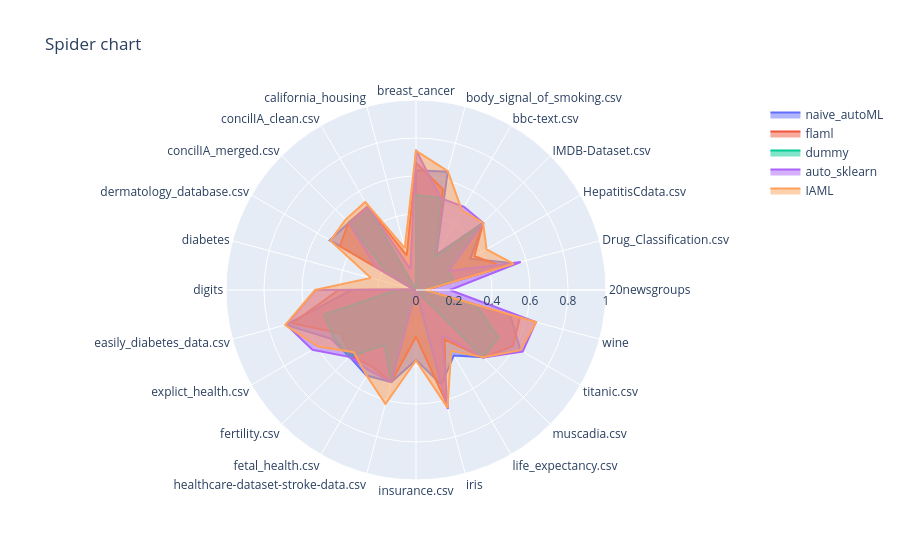

The notebook cell this image was saved under:
### Code cell
global_spider = bench.groupby(['package', 'dataset']).mean(numeric_only=True).reset_index()
show_spider(global_spider)

### Figure 1 — Plotly figure (JSON) as saved in the notebook; plotly's stock layout.template omitted (floating-point values rounded to 4 significant figures)
{"data": [{"fill": "toself", "name": "naive_autoML", "r": [0.05, 0.5412, 0.3301, 0.5027, 0.2153, 0.6446, 0.63, -0.01942, 0.5082, 0.5, 0.5242, 0.01136, 0.3395, 0.7089, 0.5148, 0.4955, 0.5202, 0.5014, 0.3679, 0.5152, 0.3977, 0.5, 0.6354, 0.5138, 0.05, 0.5412, 0.3301, 0.5027, 0.2153, 0.6446, 0.63, -0.01942, 0.5082, 0.5, 0.5242, 0.01136, 0.3395, 0.7089, 0.5148, 0.4955, 0.5202, 0.5014, 0.3679, 0.5152, 0.3977, 0.5, 0.6354, 0.5138, 0.05, 0.5412, 0.3301, 0.5027, 0.2153, 0.6446, 0.63, -0.01942, 0.5082, 0.5, 0.5242, 0.01136, 0.3395, 0.7089, 0.5148, 0.4955, 0.5202, 0.5014, 0.3679, 0.5152, 0.3977, 0.5, 0.6354, 0.5138, 0.05, 0.5412, 0.3301, 0.5027, 0.2153, 0.6446, 0.63, -0.01942, 0.5082, 0.5, 0.5242, 0.01136, 0.3395, 0.7089, 0.5148, 0.4955, 0.5202, 0.5014, 0.3679, 0.5152, 0.3977, 0.5, 0.6354, 0.5138, 0.05, 0.5412, 0.3301, 0.5027, 0.2153, 0.6446, 0.63, -0.01942, 0.5082, 0.5, 0.5242, 0.01136, 0.3395, 0.7089, 0.5148, 0.4955, 0.5202, 0.5014, 0.3679, 0.5152, 0.3977, 0.5, 0.6354, 0.5138], "theta": ["20newsgroups", "Drug_Classification.csv", "HepatitisCdata.csv", "IMDB-Dataset.csv", "bbc-text.csv", "body_signal_of_smoking.csv", "breast_cancer", "california_housing", "concilIA_clean.csv", "concilIA_merged.csv", "dermatology_database.csv", "diabetes", "digits", "easily_diabetes_data.csv", "explict_health.csv", "fertility.csv", "fetal_health.csv", "healthcare-dataset-stroke-data.csv", "insurance.csv", "iris", "life_expectancy.csv", "muscadia.csv", "titanic.csv", "wine", "20newsgroups", "Drug_Classification.csv", "HepatitisCdata.csv", "IMDB-Dataset.csv", "bbc-text.csv", "body_signal_of_smoking.csv", "breast_cancer", "california_housing", "concilIA_clean.csv", "concilIA_merged.csv", "dermatology_database.csv", "diabetes", "digits", "easily_diabetes_data.csv", "explict_health.csv", "fertility.csv", "fetal_health.csv", "healthcare-dataset-stroke-data.csv", "insurance.csv", "iris", "life_expectancy.csv", "muscadia.csv", "titanic.csv", "wine", "20newsgroups", "Drug_Classification.csv", "HepatitisCdata.csv", "IMDB-Dataset.csv", "bbc-text.csv", "body_signal_of_smoking.csv", "breast_cancer", "california_housing", "concilIA_clean.csv", "concilIA_merged.csv", "dermatology_database.csv", "diabetes", "digits", "easily_diabetes_data.csv", "explict_health.csv", "fertility.csv", "fetal_health.csv", "healthcare-dataset-stroke-data.csv", "insurance.csv", "iris", "life_expectancy.csv", "muscadia.csv", "titanic.csv", "wine", "20newsgroups", "Drug_Classification.csv", "HepatitisCdata.csv", "IMDB-Dataset.csv", "bbc-text.csv", "body_signal_of_smoking.csv", "breast_cancer", "california_housing", "concilIA_clean.csv", "concilIA_merged.csv", "dermatology_database.csv", "diabetes", "digits", "easily_diabetes_data.csv", "explict_health.csv", "fertility.csv", "fetal_health.csv", "healthcare-dataset-stroke-data.csv", "insurance.csv", "iris", "life_expectancy.csv", "muscadia.csv", "titanic.csv", "wine", "20newsgroups", "Drug_Classification.csv", "HepatitisCdata.csv", "IMDB-Dataset.csv", "bbc-text.csv", "body_signal_of_smoking.csv", "breast_cancer", "california_housing", "concilIA_clean.csv", "concilIA_merged.csv", "dermatology_database.csv", "diabetes", "digits", "easily_diabetes_data.csv", "explict_health.csv", "fertility.csv", "fetal_health.csv", "healthcare-dataset-stroke-data.csv", "insurance.csv", "iris", "life_expectancy.csv", "muscadia.csv", "titanic.csv", "wine"], "type": "scatterpolar"}, {"fill": "toself", "name": "flaml", "r": [0.05, 0.4766, 0.3547, 0.5, 0.1971, 0.549, 0.6696, 0.1891, 0.5061, 0.5024, 0.463, 0.008775, 0.4072, 0.676, 0.4572, 0.4879, 0.4661, 0.5, 0.2457, 0.6104, 0.3019, 0.5038, 0.5889, 0.5659, 0.05, 0.4766, 0.3547, 0.5, 0.1971, 0.549, 0.6696, 0.1891, 0.5061, 0.5024, 0.463, 0.008775, 0.4072, 0.676, 0.4572, 0.4879, 0.4661, 0.5, 0.2457, 0.6104, 0.3019, 0.5038, 0.5889, 0.5659, 0.05, 0.4766, 0.3547, 0.5, 0.1971, 0.549, 0.6696, 0.1891, 0.5061, 0.5024, 0.463, 0.008775, 0.4072, 0.676, 0.4572, 0.4879, 0.4661, 0.5, 0.2457, 0.6104, 0.3019, 0.5038, 0.5889, 0.5659, 0.05, 0.4766, 0.3547, 0.5, 0.1971, 0.549, 0.6696, 0.1891, 0.5061, 0.5024, 0.463, 0.008775, 0.4072, 0.676, 0.4572, 0.4879, 0.4661, 0.5, 0.2457, 0.6104, 0.3019, 0.5038, 0.5889, 0.5659, 0.05, 0.4766, 0.3547, 0.5, 0.1971, 0.549, 0.6696, 0.1891, 0.5061, 0.5024, 0.463, 0.008775, 0.4072, 0.676, 0.4572, 0.4879, 0.4661, 0.5, 0.2457, 0.6104, 0.3019, 0.5038, 0.5889, 0.5659], "theta": ["20newsgroups", "Drug_Classification.csv", "HepatitisCdata.csv", "IMDB-Dataset.csv", "bbc-text.csv", "body_signal_of_smoking.csv", "breast_cancer", "california_housing", "concilIA_clean.csv", "concilIA_merged.csv", "dermatology_database.csv", "diabetes", "digits", "easily_diabetes_data.csv", "explict_health.csv", "fertility.csv", "fetal_health.csv", "healthcare-dataset-stroke-data.csv", "insurance.csv", "iris", "life_expectancy.csv", "muscadia.csv", "titanic.csv", "wine", "20newsgroups", "Drug_Classification.csv", "HepatitisCdata.csv", "IMDB-Dataset.csv", "bbc-text.csv", "body_signal_of_smoking.csv", "breast_cancer", "california_housing", "concilIA_clean.csv", "concilIA_merged.csv", "dermatology_database.csv", "diabetes", "digits", "easily_diabetes_data.csv", "explict_health.csv", "fertility.csv", "fetal_health.csv", "healthcare-dataset-stroke-data.csv", "insurance.csv", "iris", "life_expectancy.csv", "muscadia.csv", "titanic.csv", "wine", "20newsgroups", "Drug_Classification.csv", "HepatitisCdata.csv", "IMDB-Dataset.csv", "bbc-text.csv", "body_signal_of_smoking.csv", "breast_cancer", "california_housing", "concilIA_clean.csv", "concilIA_merged.csv", "dermatology_database.csv", "diabetes", "digits", "easily_diabetes_data.csv", "explict_health.csv", "fertility.csv", "fetal_health.csv", "healthcare-dataset-stroke-data.csv", "insurance.csv", "iris", "life_expectancy.csv", "muscadia.csv", "titanic.csv", "wine", "20newsgroups", "Drug_Classification.csv", "HepatitisCdata.csv", "IMDB-Dataset.csv", "bbc-text.csv", "body_signal_of_smoking.csv", "breast_cancer", "california_housing", "concilIA_clean.csv", "concilIA_merged.csv", "dermatology_database.csv", "diabetes", "digits", "easily_diabetes_data.csv", "explict_health.csv", "fertility.csv", "fetal_health.csv", "healthcare-dataset-stroke-data.csv", "insurance.csv", "iris", "life_expectancy.csv", "muscadia.csv", "titanic.csv", "wine", "20newsgroups", "Drug_Classification.csv", "HepatitisCdata.csv", "IMDB-Dataset.csv", "bbc-text.csv", "body_signal_of_smoking.csv", "breast_cancer", "california_housing", "concilIA_clean.csv", "concilIA_merged.csv", "dermatology_database.csv", "diabetes", "digits", "easily_diabetes_data.csv", "explict_health.csv", "fertility.csv", "fetal_health.csv", "healthcare-dataset-stroke-data.csv", "insurance.csv", "iris", "life_expectancy.csv", "muscadia.csv", "titanic.csv", "wine"], "type": "scatterpolar"}, {"fill": "toself", "name": "dummy", "r": [0.05, 0.2, 0.2, 0.5, 0.2, 0.5, 0.5, -0.08917, 0.5, 0.5, 0.1667, 0.01136, 0.1, 0.5, 0.5, 0.5, 0.3333, 0.5, -0.0007527, 0.3333, -0.01181, 0.5, 0.5, 0.3333, 0.05, 0.2, 0.2, 0.5, 0.2, 0.5, 0.5, -0.08917, 0.5, 0.5, 0.1667, 0.01136, 0.1, 0.5, 0.5, 0.5, 0.3333, 0.5, -0.0007527, 0.3333, -0.01181, 0.5, 0.5, 0.3333, 0.05, 0.2, 0.2, 0.5, 0.2, 0.5, 0.5, -0.08917, 0.5, 0.5, 0.1667, 0.01136, 0.1, 0.5, 0.5, 0.5, 0.3333, 0.5, -0.0007527, 0.3333, -0.01181, 0.5, 0.5, 0.3333, 0.05, 0.2, 0.2, 0.5, 0.2, 0.5, 0.5, -0.08917, 0.5, 0.5, 0.1667, 0.01136, 0.1, 0.5, 0.5, 0.5, 0.3333, 0.5, -0.0007527, 0.3333, -0.01181, 0.5, 0.5, 0.3333, 0.05, 0.2, 0.2, 0.5, 0.2, 0.5, 0.5, -0.08917, 0.5, 0.5, 0.1667, 0.01136, 0.1, 0.5, 0.5, 0.5, 0.3333, 0.5, -0.0007527, 0.3333, -0.01181, 0.5, 0.5, 0.3333], "theta": ["20newsgroups", "Drug_Classification.csv", "HepatitisCdata.csv", "IMDB-Dataset.csv", "bbc-text.csv", "body_signal_of_smoking.csv", "breast_cancer", "california_housing", "concilIA_clean.csv", "concilIA_merged.csv", "dermatology_database.csv", "diabetes", "digits", "easily_diabetes_data.csv", "explict_health.csv", "fertility.csv", "fetal_health.csv", "healthcare-dataset-stroke-data.csv", "insurance.csv", "iris", "life_expectancy.csv", "muscadia.csv", "titanic.csv", "wine", "20newsgroups", "Drug_Classification.csv", "HepatitisCdata.csv", "IMDB-Dataset.csv", "bbc-text.csv", "body_signal_of_smoking.csv", "breast_cancer", "california_housing", "concilIA_clean.csv", "concilIA_merged.csv", "dermatology_database.csv", "diabetes", "digits", "easily_diabetes_data.csv", "explict_health.csv", "fertility.csv", "fetal_health.csv", "healthcare-dataset-stroke-data.csv", "insurance.csv", "iris", "life_expectancy.csv", "muscadia.csv", "titanic.csv", "wine", "20newsgroups", "Drug_Classification.csv", "HepatitisCdata.csv", "IMDB-Dataset.csv", "bbc-text.csv", "body_signal_of_smoking.csv", "breast_cancer", "california_housing", "concilIA_clean.csv", "concilIA_merged.csv", "dermatology_database.csv", "diabetes", "digits", "easily_diabetes_data.csv", "explict_health.csv", "fertility.csv", "fetal_health.csv", "healthcare-dataset-stroke-data.csv", "insurance.csv", "iris", "life_expectancy.csv", "muscadia.csv", "titanic.csv", "wine", "20newsgroups", "Drug_Classification.csv", "HepatitisCdata.csv", "IMDB-Dataset.csv", "bbc-text.csv", "body_signal_of_smoking.csv", "breast_cancer", "california_housing", "concilIA_clean.csv", "concilIA_merged.csv", "dermatology_database.csv", "diabetes", "digits", "easily_diabetes_data.csv", "explict_health.csv", "fertility.csv", "fetal_health.csv", "healthcare-dataset-stroke-data.csv", "insurance.csv", "iris", "life_expectancy.csv", "muscadia.csv", "titanic.csv", "wine", "20newsgroups", "Drug_Classification.csv", "HepatitisCdata.csv", "IMDB-Dataset.csv", "bbc-text.csv", "body_signal_of_smoking.csv", "breast_cancer", "california_housing", "concilIA_clean.csv", "concilIA_merged.csv", "dermatology_database.csv", "diabetes", "digits", "easily_diabetes_data.csv", "explict_health.csv", "fertility.csv", "fetal_health.csv", "healthcare-dataset-stroke-data.csv", "insurance.csv", "iris", "life_expectancy.csv", "muscadia.csv", "titanic.csv", "wine"], "type": "scatterpolar"}, {"fill": "toself", "name": "auto_sklearn", "r": [0.1782, 0.5703, 0.2, 0.5, 0.5055, 0.5, 0.7368, 0.1128, 0.5026, 0.4964, 0.249, 0.01136, 0.5288, 0.7061, 0.6294, 0.4977, 0.4898, 0.5, -0.0007527, 0.6487, 0.2759, 0.5028, 0.6485, 0.6531, 0.1782, 0.5703, 0.2, 0.5, 0.5055, 0.5, 0.7368, 0.1128, 0.5026, 0.4964, 0.249, 0.01136, 0.5288, 0.7061, 0.6294, 0.4977, 0.4898, 0.5, -0.0007527, 0.6487, 0.2759, 0.5028, 0.6485, 0.6531, 0.1782, 0.5703, 0.2, 0.5, 0.5055, 0.5, 0.7368, 0.1128, 0.5026, 0.4964, 0.249, 0.01136, 0.5288, 0.7061, 0.6294, 0.4977, 0.4898, 0.5, -0.0007527, 0.6487, 0.2759, 0.5028, 0.6485, 0.6531, 0.1782, 0.5703, 0.2, 0.5, 0.5055, 0.5, 0.7368, 0.1128, 0.5026, 0.4964, 0.249, 0.01136, 0.5288, 0.7061, 0.6294, 0.4977, 0.4898, 0.5, -0.0007527, 0.6487, 0.2759, 0.5028, 0.6485, 0.6531, 0.1782, 0.5703, 0.2, 0.5, 0.5055, 0.5, 0.7368, 0.1128, 0.5026, 0.4964, 0.249, 0.01136, 0.5288, 0.7061, 0.6294, 0.4977, 0.4898, 0.5, -0.0007527, 0.6487, 0.2759, 0.5028, 0.6485, 0.6531], "theta": ["20newsgroups", "Drug_Classification.csv", "HepatitisCdata.csv", "IMDB-Dataset.csv", "bbc-text.csv", "body_signal_of_smoking.csv", "breast_cancer", "california_housing", "concilIA_clean.csv", "concilIA_merged.csv", "dermatology_database.csv", "diabetes", "digits", "easily_diabetes_data.csv", "explict_health.csv", "fertility.csv", "fetal_health.csv", "healthcare-dataset-stroke-data.csv", "insurance.csv", "iris", "life_expectancy.csv", "muscadia.csv", "titanic.csv", "wine", "20newsgroups", "Drug_Classification.csv", "HepatitisCdata.csv", "IMDB-Dataset.csv", "bbc-text.csv", "body_signal_of_smoking.csv", "breast_cancer", "california_housing", "concilIA_clean.csv", "concilIA_merged.csv", "dermatology_database.csv", "diabetes", "digits", "easily_diabetes_data.csv", "explict_health.csv", "fertility.csv", "fetal_health.csv", "healthcare-dataset-stroke-data.csv", "insurance.csv", "iris", "life_expectancy.csv", "muscadia.csv", "titanic.csv", "wine", "20newsgroups", "Drug_Classification.csv", "HepatitisCdata.csv", "IMDB-Dataset.csv", "bbc-text.csv", "body_signal_of_smoking.csv", "breast_cancer", "california_housing", "concilIA_clean.csv", "concilIA_merged.csv", "dermatology_database.csv", "diabetes", "digits", "easily_diabetes_data.csv", "explict_health.csv", "fertility.csv", "fetal_health.csv", "healthcare-dataset-stroke-data.csv", "insurance.csv", "iris", "life_expectancy.csv", "muscadia.csv", "titanic.csv", "wine", "20newsgroups", "Drug_Classification.csv", "HepatitisCdata.csv", "IMDB-Dataset.csv", "bbc-text.csv", "body_signal_of_smoking.csv", "breast_cancer", "california_housing", "concilIA_clean.csv", "concilIA_merged.csv", "dermatology_database.csv", "diabetes", "digits", "easily_diabetes_data.csv", "explict_health.csv", "fertility.csv", "fetal_health.csv", "healthcare-dataset-stroke-data.csv", "insurance.csv", "iris", "life_expectancy.csv", "muscadia.csv", "titanic.csv", "wine", "20newsgroups", "Drug_Classification.csv", "HepatitisCdata.csv", "IMDB-Dataset.csv", "bbc-text.csv", "body_signal_of_smoking.csv", "breast_cancer", "california_housing", "concilIA_clean.csv", "concilIA_merged.csv", "dermatology_database.csv", "diabetes", "digits", "easily_diabetes_data.csv", "explict_health.csv", "fertility.csv", "fetal_health.csv", "healthcare-dataset-stroke-data.csv", "insurance.csv", "iris", "life_expectancy.csv", "muscadia.csv", "titanic.csv", "wine"], "type": "scatterpolar"}, {"fill": "toself", "name": "IAML", "r": [0.05, 0.5329, 0.4286, 0.5, 0.4836, 0.6475, 0.7334, 0.2284, 0.5348, 0.5242, 0.5204, 0.2462, 0.531, 0.7123, 0.5951, 0.463, 0.5201, 0.6209, 0.3706, 0.6407, 0.3699, 0.5, 0.6336, 0.6546, 0.05, 0.5329, 0.4286, 0.5, 0.4836, 0.6475, 0.7334, 0.2284, 0.5348, 0.5242, 0.5204, 0.2462, 0.531, 0.7123, 0.5951, 0.463, 0.5201, 0.6209, 0.3706, 0.6407, 0.3699, 0.5, 0.6336, 0.6546, 0.05, 0.5329, 0.4286, 0.5, 0.4836, 0.6475, 0.7334, 0.2284, 0.5348, 0.5242, 0.5204, 0.2462, 0.531, 0.7123, 0.5951, 0.463, 0.5201, 0.6209, 0.3706, 0.6407, 0.3699, 0.5, 0.6336, 0.6546, 0.05, 0.5329, 0.4286, 0.5, 0.4836, 0.6475, 0.7334, 0.2284, 0.5348, 0.5242, 0.5204, 0.2462, 0.531, 0.7123, 0.5951, 0.463, 0.5201, 0.6209, 0.3706, 0.6407, 0.3699, 0.5, 0.6336, 0.6546, 0.05, 0.5329, 0.4286, 0.5, 0.4836, 0.6475, 0.7334, 0.2284, 0.5348, 0.5242, 0.5204, 0.2462, 0.531, 0.7123, 0.5951, 0.463, 0.5201, 0.6209, 0.3706, 0.6407, 0.3699, 0.5, 0.6336, 0.6546], "theta": ["20newsgroups", "Drug_Classification.csv", "HepatitisCdata.csv", "IMDB-Dataset.csv", "bbc-text.csv", "body_signal_of_smoking.csv", "breast_cancer", "california_housing", "concilIA_clean.csv", "concilIA_merged.csv", "dermatology_database.csv", "diabetes", "digits", "easily_diabetes_data.csv", "explict_health.csv", "fertility.csv", "fetal_health.csv", "healthcare-dataset-stroke-data.csv", "insurance.csv", "iris", "life_expectancy.csv", "muscadia.csv", "titanic.csv", "wine", "20newsgroups", "Drug_Classification.csv", "HepatitisCdata.csv", "IMDB-Dataset.csv", "bbc-text.csv", "body_signal_of_smoking.csv", "breast_cancer", "california_housing", "concilIA_clean.csv", "concilIA_merged.csv", "dermatology_database.csv", "diabetes", "digits", "easily_diabetes_data.csv", "explict_health.csv", "fertility.csv", "fetal_health.csv", "healthcare-dataset-stroke-data.csv", "insurance.csv", "iris", "life_expectancy.csv", "muscadia.csv", "titanic.csv", "wine", "20newsgroups", "Drug_Classification.csv", "HepatitisCdata.csv", "IMDB-Dataset.csv", "bbc-text.csv", "body_signal_of_smoking.csv", "breast_cancer", "california_housing", "concilIA_clean.csv", "concilIA_merged.csv", "dermatology_database.csv", "diabetes", "digits", "easily_diabetes_data.csv", "explict_health.csv", "fertility.csv", "fetal_health.csv", "healthcare-dataset-stroke-data.csv", "insurance.csv", "iris", "life_expectancy.csv", "muscadia.csv", "titanic.csv", "wine", "20newsgroups", "Drug_Classification.csv", "HepatitisCdata.csv", "IMDB-Dataset.csv", "bbc-text.csv", "body_signal_of_smoking.csv", "breast_cancer", "california_housing", "concilIA_clean.csv", "concilIA_merged.csv", "dermatology_database.csv", "diabetes", "digits", "easily_diabetes_data.csv", "explict_health.csv", "fertility.csv", "fetal_health.csv", "healthcare-dataset-stroke-data.csv", "insurance.csv", "iris", "life_expectancy.csv", "muscadia.csv", "titanic.csv", "wine", "20newsgroups", "Drug_Classification.csv", "HepatitisCdata.csv", "IMDB-Dataset.csv", "bbc-text.csv", "body_signal_of_smoking.csv", "breast_cancer", "california_housing", "concilIA_clean.csv", "concilIA_merged.csv", "dermatology_database.csv", "diabetes", "digits", "easily_diabetes_data.csv", "explict_health.csv", "fertility.csv", "fetal_health.csv", "healthcare-dataset-stroke-data.csv", "insurance.csv", "iris", "life_expectancy.csv", "muscadia.csv", "titanic.csv", "wine"], "type": "scatterpolar"}], "layout": {"polar": {"radialaxis": {"range": [0, 1], "visible": true}}, "showlegend": true, "title": {"text": "Spider chart"}}}
